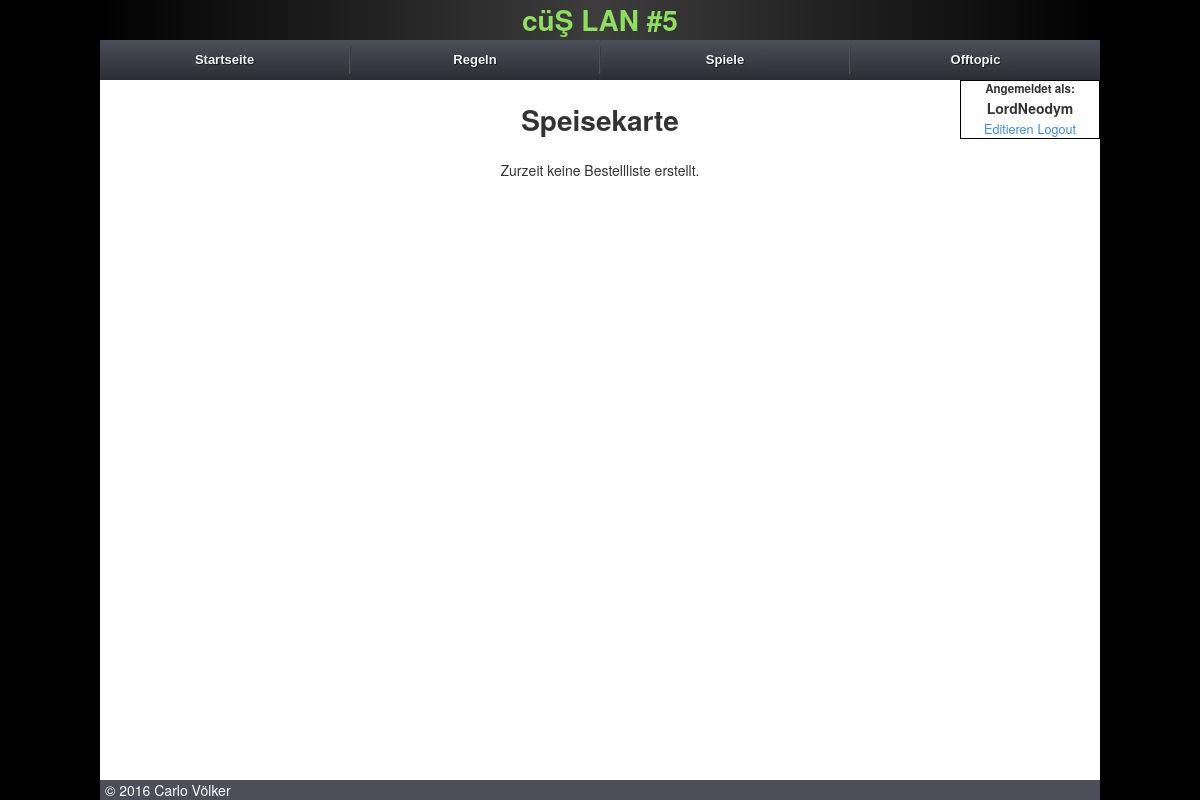
/off-topic/menu/ (signed in), run on an earlier commit of the app's database.
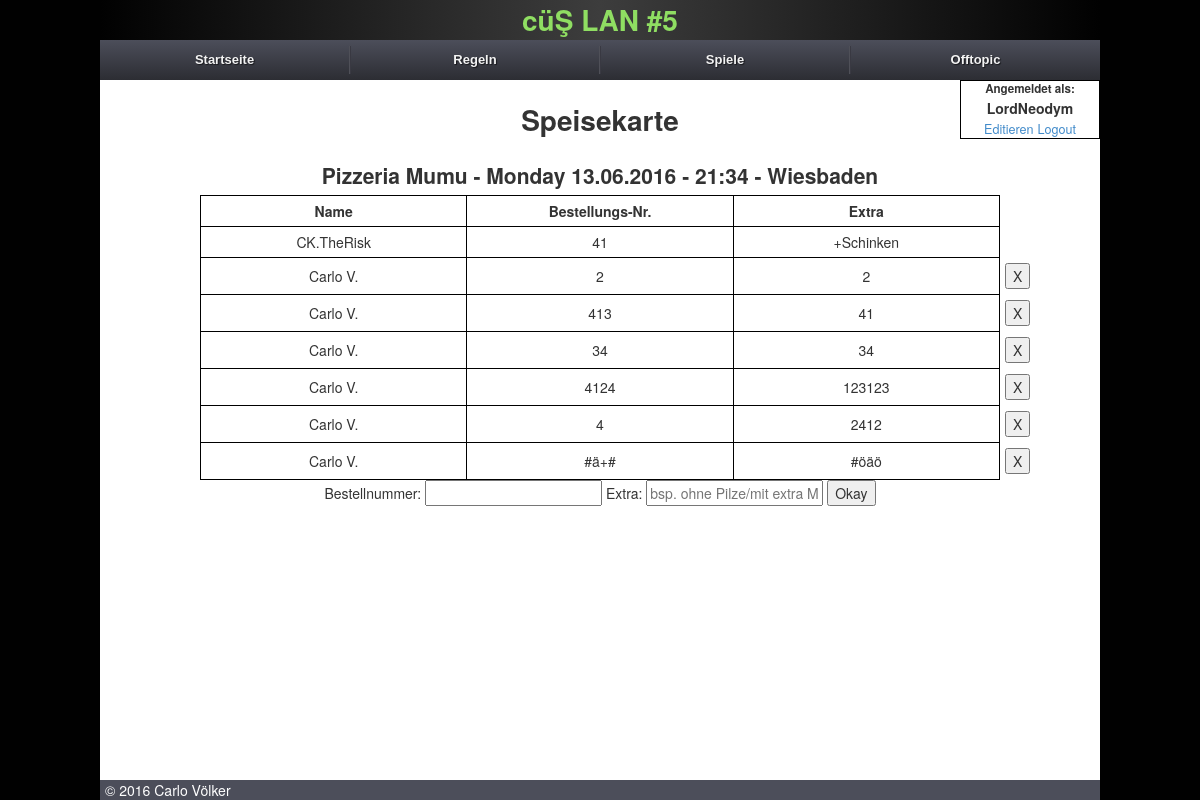
And on a later commit of the database.
### core/models.py (models this page shows, shortened)
class IntranetMeta(models.Model):
    name = models.CharField(verbose_name="LAN Name", max_length=50, default="Intranet", null=False, blank=False)
    title = models.CharField(verbose_name="Begrüßungstext", max_length=128, default="Herzlich Willkommen im Intranet", null=True, blank=True)
    description = models.TextField(verbose_name="Beschreibung", max_length=1024, null=True, blank=True)
    class Meta:
        verbose_name = "Intranet Metadaten"
        verbose_name_plural = "Intranet Metadaten"

class UserExtension(models.Model):
    user = models.OneToOneField(User, on_delete=models.CASCADE)
    birthdate = models.DateField(verbose_name="Geburtstag", null=True, blank=True)
    avatar = models.ImageField(verbose_name="Avatar", upload_to="user_avatar", blank=True, null=True)
    @property
    def shortenName(self):
        if len(self.user.username) > 12:
            return "{0}...".format(self.user.username[:13])
        return self.user.username
    class Meta:
        verbose_name = "Zusätzliche Angaben"
        verbose_name_plural = "Zusätzliche Angaben"

class MenuOrder(models.Model):
    description = models.CharField(verbose_name="Name",max_length=255, null=False, blank=False, default="Pizzeria")
    timestamp = models.DateTimeField(verbose_name="Datum", null=False, blank=False)
    venue = models.CharField(verbose_name="Ort", max_length=255, null=True, blank=True)
    def __unicode__(self):
        formatedTime = self.timestamp.strftime("%A %d.%m.%Y - %H:%M")
        if self.venue:
            return u"%s - %s - %s" % (self.description, formatedTime, self.venue)
        return u"%s - %s" % (self.description, formatedTime)
    class Meta:
        verbose_name = "Bestellung"
        verbose_name_plural = "Bestellungen"
        ordering = ['-timestamp']

class SingleMenuOrder(models.Model):
    order = models.ForeignKey(MenuOrder, verbose_name="Bestellung", null=False, blank=False)
    name = models.ForeignKey(User, verbose_name="Benutzer", null=False, blank=False)
    order_number = models.CharField(verbose_name="Bestellnummer", max_length=255, null=False, blank=False)
    extra = models.CharField(verbose_name="Extra", max_length=255, null=True, blank=True)
    class Meta:
        verbose_name = "Einzel-Bestellung"
        verbose_name_plural = "Einzel-Bestellungen"
        ordering = ['-order', '-name']

### core/views.py (the view)
# urls.py: url(r'^off-topic/menu/$', views.menu, name='menu'),
@login_required(login_url="/login/")
def menu(request, command=None):
    context = RequestContext(request)
    content = {}
    order = MenuOrder.objects.all().order_by('-id')
    if order:
        order = order[0]
        content['order_list'] = SingleMenuOrder.objects.filter(order=order).order_by('-name')
        content['order'] = order
        content['user'] = request.user
    if request.user.is_authenticated():
        if request.method == 'POST':
            if command == "delete":
                return HttpResponseRedirect(reverse('menu'))
            else:
                content['error'] = SingleMenuOrder.create(order, request.user.id, request.POST["orderNumber"], request.POST["extra"])
    return render_to_response('menu.html', content, context_instance=context)

### core/context_processors.py (called while the page is built)
def intranet_processor(request):
	content = {}
	lan_name = IntranetMeta.objects.all()[0]
	content['lan_name'] = lan_name
	rules = Rules.objects.all()
	content['rules'] = rules
	games = Game.objects.all#.exclude(match_game=None)
	content['games'] = games
	return content

### core/templatetags/helper.py (called while the page is built)
@register.filter
def getName(user):
  if user.first_name and user.last_name:
    return "{0} {1}.".format(user.first_name, user.last_name[0])
  elif user.first_name:
    return user.first_name
  else:
    return user

### core/templates/menu.html (shortened to what this page needs)
{% extends "base.html" %}
{% load staticfiles %}
{% load thumbnail %}
{% load helper %}
{% block body %}
{{block.super}}
<div class="content" id="image_page">
    <div class="headline">
        <h1 class="menu_headline">Speisekarte</h1>
    </div>
    {% if order %}
        <div class="menu_content">
            <div class="menu_list">
                <h2>{{ order }}</h2>
                <table>
                    <thead>
                        <tr>
                            <th>Name</th>
                            <th>Bestellungs-Nr.</th>
                            <th>Extra</th>
                        </tr>
                    </thead>
                    <tbody>
                    {% for order in order_list %}
                        <tr>
                            <td>{{ order.name | getName }}</td>
                            <td>{{ order.order_number }}</td>
                            <td>{{ order.extra }}</td>
                            {% if order.name == user %}
                                <td>
                                    <form method="post" class="menu_order_delete" action="delete/">
                                        <input type="submit" type="submit" value="X" />
                                    </form>
                                </td>
                            {% endif %}
                        </tr>
                    {% endfor %}
                    </tbody>
                </table>
            </div>
            <form method="post" class="menu_order" action="">
                <label for="orderNumber">Bestellnummer: </label>
                <input type="text" maxlength="255" name="orderNumber" value="" autocomplete="off" placeholder="" />
                <label for="orderNumber">Extra: </label>
                <input type="text" maxlength="255" name="extra" value="" autocomplete="off" placeholder="bsp. ohne Pilze/mit extra Mozzarella" />
                <input type="submit" type="submit" value="Okay" />
            </form>
        </div>
    {% else %}
        <span>Zurzeit keine Bestellliste erstellt.</span>
    {% endif %}
</div>
{% endblock %}

### core/templates/base.html (shortened to what this page needs)
{% load staticfiles %}
{% load thumbnail %}
<!DOCTYPE html>
    <head>
        <link rel="stylesheet" type="text/css" href="{% static 'css/bootstrap.min.css'%}">
        <link rel="stylesheet" type="text/css" href="{% static 'css/bootstrap-theme.min.css'%}">
        <link rel="stylesheet" type="text/css" href="{% static 'css/jquery.fancybox.css'%}">
        <link rel="stylesheet" type="text/css" href="{% static 'css/jquery.bracket.min.css' %}">
        <link rel="stylesheet" type="text/css" href="{% static 'css/screen.css' %}">
        <link rel="stylesheet" type="text/css" href="{% static 'css/drop_down_menu.css' %}">
        <link rel="stylesheet" type="text/css" href="{% static 'css/justifiedGallery.min.css' %}">
    </head>
    <body>
        {% block body %}
        <div class="header_banner">
            <h1>{{ lan_name.name }}</h1>
        </div>
        <ul class="menu">
            <li><a href="/">Startseite</a></li>
            <li><a href="#">Regeln</a>
            </li>
            <li><a href="#">Spiele</a>
            </li>
            <li><a href="#">Offtopic</a>
            </li>
        </ul>
        {% if user.is_authenticated %}
            <div class="username_header">
                <h5>Angemeldet als:</h5>
                <h4>{{ user.userextension.shortenName }}</h4>
                <a href="/edit_profile">Editieren</a>
                <a href="/logout">Logout</a>
            </div>
        {% else %}
            <div class="username_header login">
                <a href="/register">Registrieren</a>
                <a href="/login">Login</a>
            </div>
        {% endif %}
        {% endblock %}
        <footer>
            <div class="left">&copy; {% now "Y" %} Carlo Völker</div>
        </footer>
    </body>
</html>

### core/static/css/screen.css (style rules this page uses)
*, *:before, *:after { box-sizing: inherit; }
body { max-width: 1000px; margin: 0 auto; min-height: 100%; position: relative; font-family: "Helvetica Neue", Arial, sans-serif; padding-bottom: 6rem; }
h1, h2, h3, h4, h5, h6, ul { margin: 0 !important; }
ul { padding: 0; list-style-type: none; }
.header_banner { text-align: center; color: #8fde62; background: rgb(61,61,61); background: -moz-linear-gradient(-45deg, rgba(61,61,61,1) 0%, rgba(1,1,1,1) 50%, rgba(61,61,61,1) 100%); background: -webkit-gradient(linear, left top, right bottom, color-stop(0%,rgba(61,61,61,1)), color-stop(50%,rgba(1,1,1,1)), color-stop(100%,rgba(61,61,61,1))); background: -webkit-linear-gradient(-45deg, rgba(61,61,61,1) 0%,rgba(1,1,1,1) 50%,rgba(61,61,61,1) 100%); background: -o-linear-gradient(-45deg, rgba(61,61,61,1) 0%,rgba(1,1,1,1) 50%,rgba(61,61,61,1) 100%); background: -ms-linear-gradient(-45deg, rgba(61,61,61,1) 0%,rgba(1,1,1,1) 50%,rgba(61,61,61,1) 100%); background: linear-gradient(90deg, #010101 0%, #3D3D3D 50%, #010101 100%); filter: progid:DXImageTransform.Microsoft.gradient( startColorstr='#3d3d3d', endColorstr='#1b1b1b',GradientType=1 ); }
.top_menu>a { cursor: default; }
.username_header { float: right; width: 140px; border: 1px solid #000; text-align: center; }
.username_header > a { font-size: 0.9em; }
.content { position: relative; text-align: center; width: 60%; left: 20%; margin-top: 20px; }
.headline { margin-bottom: 20px; }
table { width: 100%; margin-top: 5px; table-layout: fixed; }
table, td, th { border: 1px solid #000; padding: 5px; }
td, th { display: table-cell; width: 100%; }
#image_page { width: 80% !important; left: 10% !important; }
footer { background-color: #4C4E5A; color: #FFF; width: 1000px; bottom: 0; position: absolute; padding-left: 5px; }

### core/static/css/drop_down_menu.css (style rules this page uses)
.menu, .menu ul, .menu li, .menu a { margin: 0; padding: 0; border: none; outline: none; text-align: center; }
.menu { height: 40px; width: 100%; display: table; table-layout: fixed; background: #4c4e5a; background: -webkit-linear-gradient(top, #4c4e5a 0%,#2c2d33 100%); background: -moz-linear-gradient(top, #4c4e5a 0%,#2c2d33 100%); background: -o-linear-gradient(top, #4c4e5a 0%,#2c2d33 100%); background: -ms-linear-gradient(top, #4c4e5a 0%,#2c2d33 100%); background: linear-gradient(top, #4c4e5a 0%,#2c2d33 100%); }
.menu li { position: relative; list-style: none; display: block; height: 40px; z-index: 9999; }
.menu > li { display: table-cell; }
.menu li a { display: block; padding: 0 14px; margin: 6px 0; line-height: 28px; text-decoration: none; border-left: 1px solid #393942; border-right: 1px solid #4f5058; font-family: Helvetica, Arial, sans-serif; font-weight: bold; font-size: 13px; color: #f3f3f3; text-shadow: 1px 1px 1px rgba(0,0,0,.6); -webkit-transition: color .2s ease-in-out; -moz-transition: color .2s ease-in-out; -o-transition: color .2s ease-in-out; -ms-transition: color .2s ease-in-out; transition: color .2s ease-in-out; }
.menu li:first-child a { border-left: none; }
.menu li:last-child a { border-right: none; }
.menu a { background-size: 40px 40px !important; background-repeat: no-repeat; }

What changed in the data, as far as the page shows it:
added MenuOrder: timestamp+venue+description "Pizzeria Mumu - Monday 13.06.2016 - 21:34 - Wiesbaden"
added SingleMenuOrder: name|getName "CK.TheRisk", order_number "41", extra "+Schinken"
added SingleMenuOrder: name|getName "Carlo V.", order_number "2", extra "2"
added SingleMenuOrder: name|getName "Carlo V.", order_number "413", extra "41"
added SingleMenuOrder: name|getName "Carlo V.", order_number "34", extra "34"
added SingleMenuOrder: name|getName "Carlo V.", order_number "4124", extra "123123"
added SingleMenuOrder: name|getName "Carlo V.", order_number "4", extra "2412"
added SingleMenuOrder: name|getName "Carlo V.", order_number "#ä+#", extra "#öäö"
Also different on the page:
form field value: (not shown) → "Okay"
text no longer shown: "Zurzeit keine Bestellliste erstellt."
text now shown: "Name Bestellungs-Nr. Extra Bestellnummer: Extra:"
